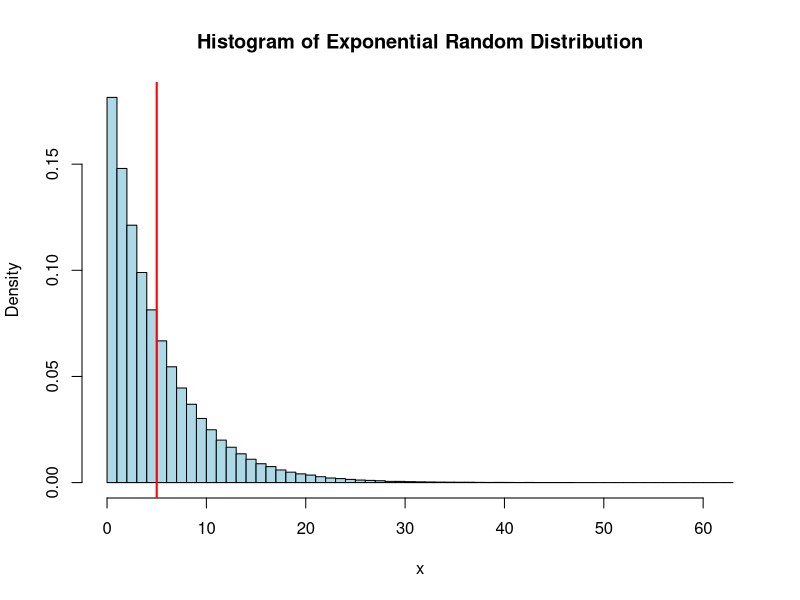
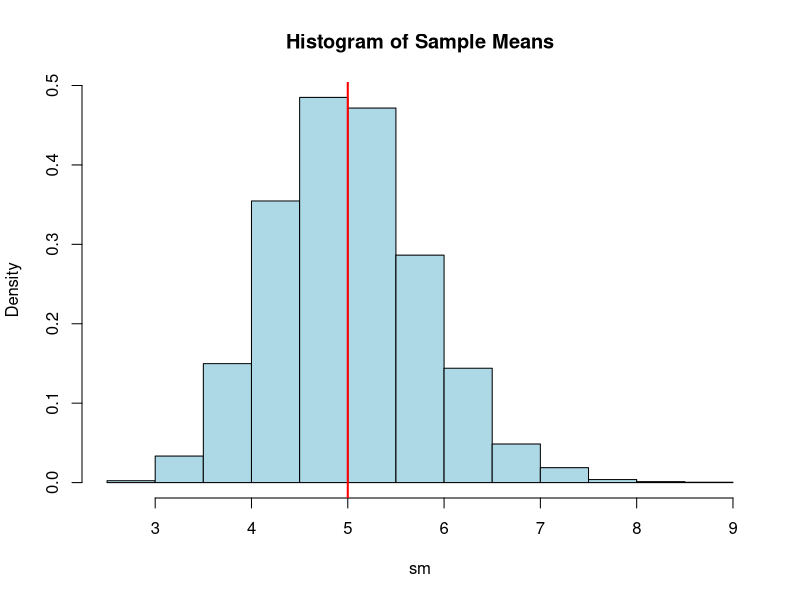

Generate these figures, in order, with R: (Note: this script raises an error after producing the figures.)
# Code for final project
# Part 1 - exponential distribution/CLT

# Generating random samples
set.seed(123456)

# Total number of random samples
nsim <- 10000
# Number of observation per sample
obs <- 40
# Lambda parameter for distribution
lbd = 0.2
x <- matrix(rexp(nsim*obs, lbd), ncol=obs)

# Exploratory analysis od sample

# Exp. distribution:
# lambda = .2
# mean: 1/lambda = 5
# sd: 1/lambda = 5

mean(x)
sd(x)

# Draw empirical distribution
hist(x, col="lightblue", freq=F, main="Histogram of Exponential Random Distribution", breaks=60)
abline(v=5, lw=2, col="red")

# Calculate the samples means
sm <- apply(x, 1, mean)
hist(sm, col="lightblue", freq=F, main="Histogram of Sample Means", breaks=9)
abline(v=5, lw=2, col="red")

# ToothGrowth 
head(ToothGrowth)
len <- ToothGrowth$len
sup <- ToothGrowth$supp
dos <- ToothGrowth$dose

# lenght vs sup
boxplot(l~sup)
tapply(l, sup, summary)

# length vs dose
boxplot(l~dos)
tapply(l, dos, summary)

summary(dos)
dev.off()
